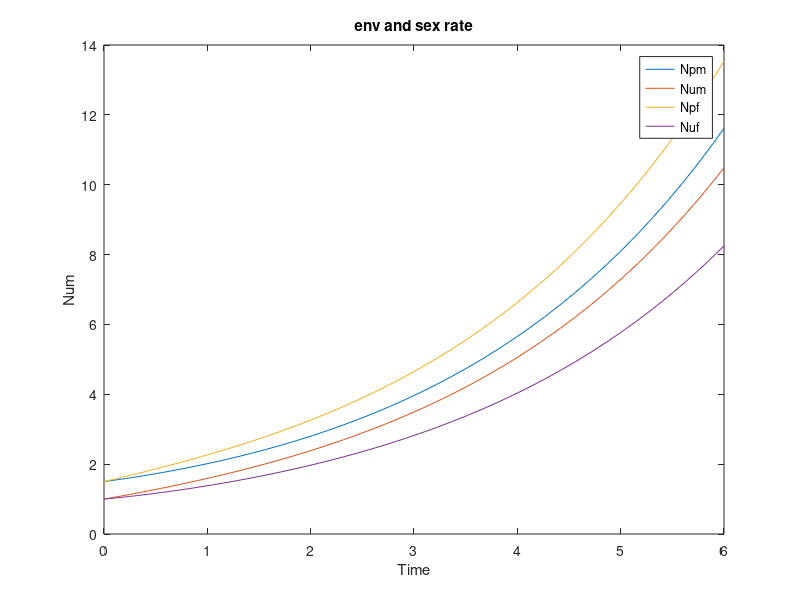
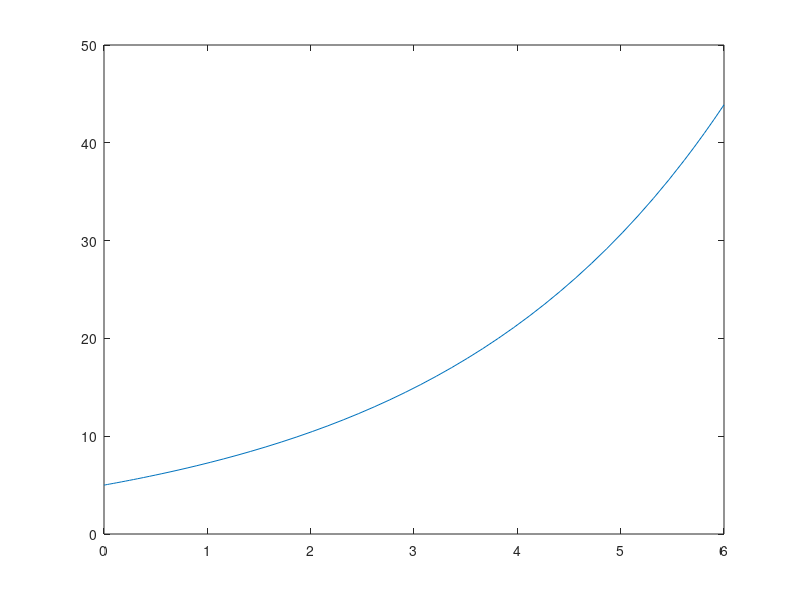

The MATLAB script that drew these images, in order: (Note: this script raises an error after producing the figures.)
clear;close;

ap = 1;
au = 0.4;
mp = 0.4;
mu = 0.8;
b = 0.4;
r = 4;

ode_system = @(t, y) [
    ap * mp * min(y(1), y(2)) + b * (y(3) - y(1)); %Npm
    ap * (1 - mp) * min(y(1), y(2)) + b * (y(4) / r - y(2));
    au * mu * min(y(3), y(4)) + b * (y(1) - y(3)); %Num
    au * (1 - mu) * min(y(3), y(4)) + b * (y(2) * r - y(4));
    ap * (1 - mp) * min(y(1), y(2)) + b * (y(6) - y(5)); %Npf
    au * (1 - mu) * min(y(3), y(4)) + b * (y(5) - y(6)); %Nuf
];


tspan = [0 6]; % 从0到6年

y0 = [1.5; 1.5; 1; 1; 1.5; 1]; % 初值

% ode45
[t, y] = ode45(ode_system, tspan, y0);

y_pic = [y(:,1), y(:,3), y(:,5), y(:,6)];
figure;
plot(t, y_pic);
xlabel('Time');
ylabel('Num');
legend('Npm', 'Num', 'Npf', 'Nuf');
title('env and sex rate');
figure;
plot(t, sum(y_pic, 2))

writematrix([t, y_pic, sum(y_pic, 2)], "自然资源与性别比数据.xlsx", "Range", "A:F")

disp(sum(y_pic(end, :)))

ap = 0.7;
au = 0.7;
mp = 0.4;
mu = 0.8;
b = 0.4;
r = 1;

ode_system = @(t, y) [
    ap * mp * min(y(1), y(2)) + b * (y(3) - y(1)); %Npm
    ap * (1 - mp) * min(y(1), y(2)) + b * (y(4) / r - y(2));
    au * mu * min(y(3), y(4)) + b * (y(1) - y(3)); %Num
    au * (1 - mu) * min(y(3), y(4)) + b * (y(2) * r - y(4));
    ap * (1 - mp) * min(y(1), y(2)) + b * (y(6) - y(5)); %Npf
    au * (1 - mu) * min(y(3), y(4)) + b * (y(5) - y(6)); %Nuf
];

[t, y] = ode45(ode_system, tspan, y0);

y_pic = [y(:,1), y(:,3), y(:,5), y(:,6)];
figure;
plot(t, y_pic);
figure;
plot(t, sum(y_pic, 2))

writematrix([t, y_pic, sum(y_pic, 2)], "自然资源与性别比数据.xlsx", "Range", "G:L")

clear;close;

ap = 1;
au = 0.4;
mp = 0.5;
mu = 0.5;
b = 0.4;
r = 4;

ode_system = @(t, y) [
    ap * mp * min(y(1), y(2)) + b * (y(3) - y(1)); %Npm
    ap * (1 - mp) * min(y(1), y(2)) + b * (y(4) / r - y(2));
    au * mu * min(y(3), y(4)) + b * (y(1) - y(3)); %Num
    au * (1 - mu) * min(y(3), y(4)) + b * (y(2) * r - y(4));
    ap * (1 - mp) * min(y(1), y(2)) + b * (y(6) - y(5)); %Npf
    au * (1 - mu) * min(y(3), y(4)) + b * (y(5) - y(6)); %Nuf
];


tspan = [0 6]; % 从0到6年

y0 = [1.5; 1.5; 1; 1; 1.5; 1]; % 初值

% ode45
[t, y] = ode45(ode_system, tspan, y0);

y_pic = [y(:,1), y(:,3), y(:,5), y(:,6)];
figure;
plot(t, y_pic);
xlabel('Time');
ylabel('Num');
legend('Npm', 'Num', 'Npf', 'Nuf');
title('env and sex rate');
figure;
plot(t, sum(y_pic, 2))

writematrix([t, y_pic, sum(y_pic, 2)], "自然资源与性别比数据.xlsx", "Range", "M:R")

disp(sum(y_pic(end, :)))

ap = 0.7;
au = 0.7;
mp = 0.5;
mu = 0.5;
b = 0.4;
r = 1;

ode_system = @(t, y) [
    ap * mp * min(y(1), y(2)) + b * (y(3) - y(1)); %Npm
    ap * (1 - mp) * min(y(1), y(2)) + b * (y(4) / r - y(2));
    au * mu * min(y(3), y(4)) + b * (y(1) - y(3)); %Num
    au * (1 - mu) * min(y(3), y(4)) + b * (y(2) * r - y(4));
    ap * (1 - mp) * min(y(1), y(2)) + b * (y(6) - y(5)); %Npf
    au * (1 - mu) * min(y(3), y(4)) + b * (y(5) - y(6)); %Nuf
];

[t, y] = ode45(ode_system, tspan, y0);

y_pic = [y(:,1), y(:,3), y(:,5), y(:,6)];
figure;
plot(t, y_pic);
figure;
plot(t, sum(y_pic, 2))

writematrix([t, y_pic, sum(y_pic, 2)], "自然资源与性别比数据.xlsx", "Range", "S:X")